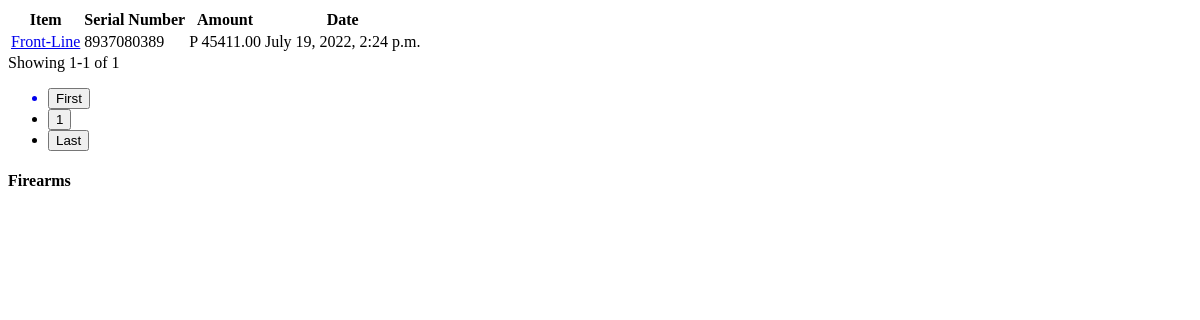
Page /items/category/2/ (signed in) on the earlier database version.
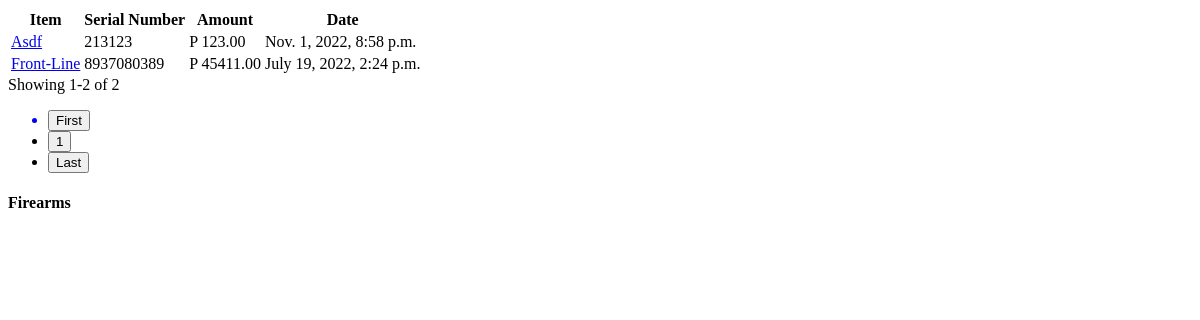
Same page on the later database version.
### management_system/models.py (models this page shows, shortened)
class Item(models.Model):
    CHOICE = [
        ('A', 'Active'),
        ('I', 'Inactive')
    ]
    item = models.CharField(max_length=255)
    serial_number = models.IntegerField()
    model = models.CharField(max_length=255)
    appraise_value = models.DecimalField(max_digits=10, decimal_places=2)
    item_description = models.CharField(max_length=255, blank=True, null=True)
    category = models.ManyToManyField(
        Category, blank=True, related_name="categories")
    status=models.CharField(choices=CHOICE, default='A', max_length=2)
    remarks = models.TextField(blank=True, null=True)
    created = models.DateTimeField(auto_now_add=True)
    updated = models.DateTimeField(auto_now=True)

### management_system/views.py (the view)
class CategoryListView(LoginRequiredMixin, ListView):
    template_name = "partials/category_partial.html"
    context_object_name = "items"
    paginate_by = 10
    model = Item
    ordering = ['-created']
    def get_context_data(self, **kwargs):
        context = super(CategoryListView, self).get_context_data(**kwargs)
        context['category'] = Category.objects.get(pk=self.kwargs['pk'])
        context['categories'] = category_list(Category)
        return context
    def get_queryset(self):
        return super(CategoryListView, self).get_queryset().filter(category=self.kwargs['pk'])

### management_system/models.py (called while the page is built)
    def __str__(self) -> str:
        return f"{self.name}".capitalize()

### management_system/views.py (called while the page is built)
def category_list(category_model):
    categories = category_model.objects.all()
    return categories

### templates/partials/category_partial.html (shortened to what this page needs)
{% load mathfilters %}
{% load l10n %}
<div id="item-list" class="w-full overflow-hidden rounded-lg shadow-xs">
    <div class="w-full overflow-x-auto">
      <table class="w-full whitespace-no-wrap">
        <thead>
          <tr
            class="text-xs font-semibold tracking-wide text-left text-gray-500 uppercase border-b dark:border-gray-700 bg-gray-50 dark:text-gray-400 dark:bg-gray-800"
          >
            <th class="px-4 py-3">Item</th>
            <th class="px-4 py-3">Serial Number</th>
            <th class="px-4 py-3">Amount</th>
            <th class="px-4 py-3">Date</th>
          </tr>
        </thead>
        <tbody class="bg-white divide-y dark:divide-gray-700 dark:bg-gray-800">
          {% for item in items %}
          <tr class="text-gray-700 dark:text-gray-400">
            <td class="px-4 py-3">
              <div class="flex items-center text-sm">
                <div>
                  <a href="{% url 'item_detail' item.pk %}" hx-boost="true" hx-indicator="#my-indicator">
                    <p class="font-semibold">{{item.item|title}}</p>
                  </a>
                </div>
              </div>
            </td>
            <td class="px-4 py-3 text-sm">{{item.serial_number|unlocalize}}</td>
            <td class="px-4 py-3 text-sm">P {{item.appraise_value}}</td>
            <td class="px-4 py-3 text-sm">{{item.created}}</td>
          </tr>
          {% endfor %}
        </tbody>
      </table>
    </div>
    <div
      class="grid px-4 py-3 text-xs font-semibold tracking-wide text-gray-500 uppercase border-t dark:border-gray-700 bg-gray-50 sm:grid-cols-9 dark:text-gray-400 dark:bg-gray-800"
    >
    <span class="flex items-center col-span-3">
      Showing {% if page_obj.number > 1%}{{page_obj.number|sub:1}}{% endif %}1-{% if page_obj.number == page_obj.paginator.num_pages%}{{page_obj.paginator.count}}{%else%}{{page_obj.number|mul:10}}{%endif%} of {{page_obj.paginator.count}}
    </span>
    <span class="flex col-span-4 mt-2 sm:mt-auto sm:justify-end">
      <nav aria-label="Table navigation">
        <ul class="inline-flex items-center">
            <a href="?page=1" hx-boost="true">
            <li>
              <button
              class="px-3 py-1 rounded-md rounded-l-lg focus:outline-none focus:shadow-outline-blue"
              aria-label="Previous"
              >
              First
              </button>
            </li>
          </a>
          {% for num in page_obj.paginator.page_range %}
          {% if page_obj.number == num %}
          <li>
            <a href="?page={{ num }}">
              <button
                class="px-3 py-1 text-white transition-colors duration-150 bg-blue-600 border border-r-0 border-blue-600 rounded-md focus:outline-none focus:shadow-outline-blue"
              >
                {{ num }}
              </button>
            </a>
          </li>
          {% endif %}
          {% endfor %}
        <li>
          <a href="?page={{page_obj.paginator.num_pages}}" hx-boost="true">
            <button
            class="px-3 py-1 rounded-md rounded-l-lg focus:outline-none focus:shadow-outline-blue"
            aria-label="Previous"
            >
            Last
            </button>
          </a>
        </li>
        </ul>
      </nav>
    </span>
    </div>
  </div>
  <h4 hx-swap-oob="true" id="item-title" class="mb-4 text-lg font-semibold text-gray-600 dark:text-gray-300">
    {{ category }}
  </h4>

Differences in the rows shown:
added Item: item "Asdf", serial_number "213123", appraise_value "123.00", created "Nov. 1, 2022, 8:58 p.m."
Other differences:
{{ page_obj.paginator.count }}: "1" → "2"
